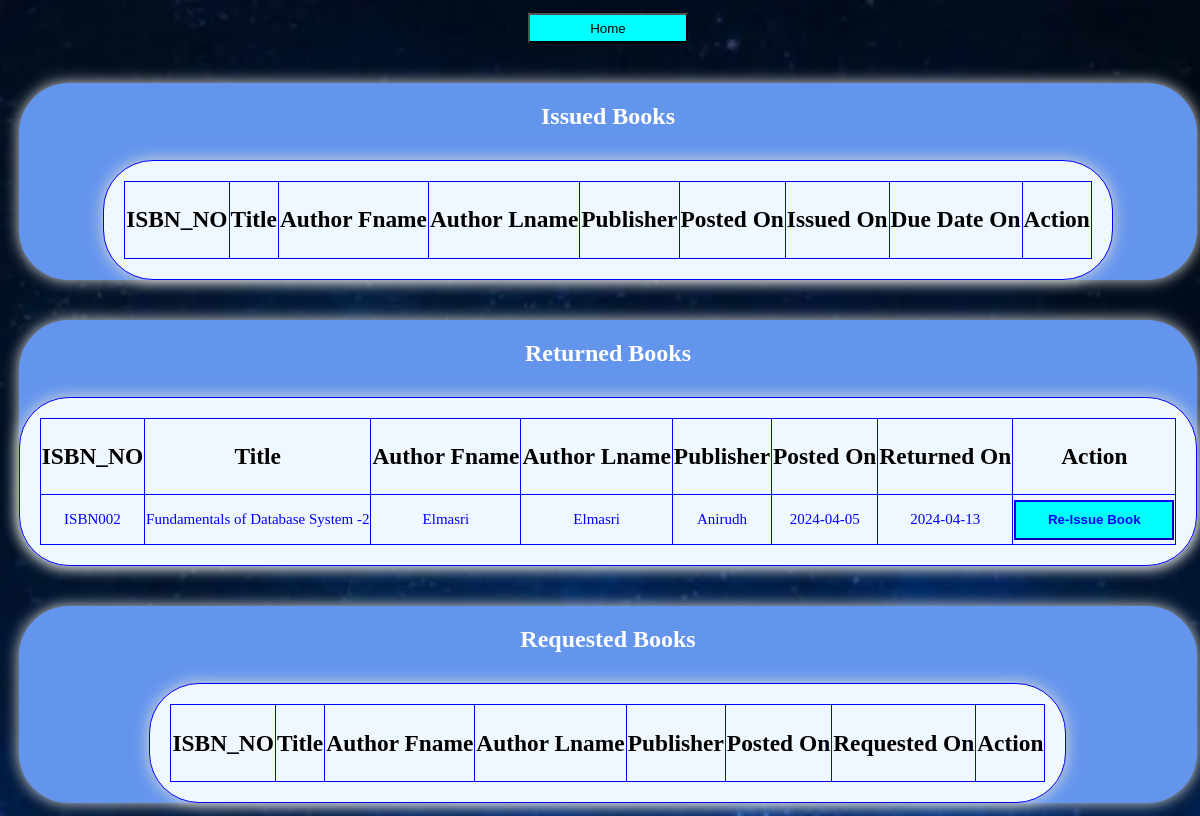
The app's page /my_books/UID001 with its own data.
### application/models.py (models this page shows)
class book_issue(db.Model):
    __tablename__='book_issue'
    id=db.Column(db.VARCHAR,db.ForeignKey(user.user_id),primary_key=True)
    ISBN_no=db.Column(db.VARCHAR,db.ForeignKey(book_catalogue.ISBN_no),primary_key=True)
    doi=db.Column(db.Date)
    count=db.Column(db.Integer)
    request_date=db.Column(db.Date)
    return_date=db.Column(db.Date)
    due_date=db.Column(db.Date)

class book_catalogue(db.Model):
    __tablename__='book_catalogue'
    auth_fname=db.Column(db.VARCHAR,nullable=False)
    auth_lname=db.Column(db.VARCHAR)
    title=db.Column(db.VARCHAR)
    publisher=db.Column(db.VARCHAR)
    year=db.Column(db.VARCHAR)
    ISBN_no=db.Column(db.VARCHAR,primary_key=True)
    section_id=db.Column(db.VARCHAR,db.ForeignKey(section.section_id))
    no_of_pages=db.Column(db.Integer)

### application/user_controllers.py (the view, shortened to what this page needs)
@app.route("/my_books/<string:uid>",methods=['GET','POST'])
def my_books(uid):
    if request.method=='GET':
        bi=db.session.query(book_issue).filter(book_issue.id==uid).all()
        issued={}
        returned={}
        requested={}
        for x in bi:
            if x.doi!=None:
                book=db.session.query(book_catalogue).filter(book_catalogue.ISBN_no==x.ISBN_no).all()
                auth_fname=""
                auth_lname=""
                publisher=""
                title=""
                year=""
                for y in book:
                    auth_fname=y.auth_fname
                    auth_lname=y.auth_lname
                    publisher=y.publisher
                    title=y.title
                    year=y.year
                issued[x.ISBN_no]={}
                issued[x.ISBN_no]["auth_fname"]=auth_fname
                issued[x.ISBN_no]["auth_lname"]=auth_lname
                issued[x.ISBN_no]["title"]=title
                issued[x.ISBN_no]["publisher"]=publisher
                issued[x.ISBN_no]["date"]=year
                issued[x.ISBN_no]["issue_date"]=x.doi
                issued[x.ISBN_no]["due_date"]=x.due_date
            elif x.return_date!=None:
                book=db.session.query(book_catalogue).filter(book_catalogue.ISBN_no==x.ISBN_no).all()
                returned[x.ISBN_no]={}
                auth_fname=""
                auth_lname=""
                publisher=""
                title=""
                year=""
                for y in book:
                    auth_fname=y.auth_fname
                    auth_lname=y.auth_lname
                    publisher=y.publisher
                    title=y.title
                    year=y.year
                returned[x.ISBN_no]["auth_fname"]=auth_fname
                returned[x.ISBN_no]["auth_lname"]=auth_lname
                returned[x.ISBN_no]["title"]=title
                returned[x.ISBN_no]["publisher"]=publisher
                returned[x.ISBN_no]["date"]=year
                returned[x.ISBN_no]["return_date"]=x.return_date
        return render_template("my_books.html",requested=requested,returned=returned,issued=issued,id=uid)

### templates/my_books.html (shortened to what this page needs)
<!DOCTYPE html>
<html lang="en">
<head>
    <link rel="stylesheet" href="../static/CSS/my_books.css">
</head>
<body>
    <div class="row">
        <div class="back">
            <a href="/user_dashboard/{{id}}"><button id="back1">Home</button>
            </a>
        </div>
        <div class="issued">
            <div class="tag">
                <h2>Issued Books</h2>
            </div>
            <div class="row2">
                <table class="row3" border="box" bordercolor=" dark black">
                    <tr>
                        <div class="row4">
                            <th><h3>ISBN_NO</h3></th>
                            <th><h3>Title</h3></th>
                            <th> <h3>Author Fname</h3></th>
                            <th> <h3>Author Lname</h3></th>
                            <th> <h3>Publisher</h3></th>
                            <th> <h3>Posted On</h3></th>
                            <th> <h3>Issued On</h3></th>
                            <th> <h3>Due Date On</h3></th>
                            <th><h3>Action</h3></th>
                        </div>
                    </tr>
                </table>
            </div>
        </div>
        <div class="returned">
            <div class="tag">
                <h2>Returned Books</h2>
            </div>
            <div class="row2">
                <table class="row3" border="box" bordercolor=" dark black">
                    <tr>
                        <div class="row4">
                            <th><h3>ISBN_NO</h3></th>
                            <th><h3>Title</h3></th>
                            <th> <h3>Author Fname</h3></th>
                            <th> <h3>Author Lname</h3></th>
                            <th> <h3>Publisher</h3></th>
                            <th> <h3>Posted On</h3></th>
                            <th> <h3>Returned On</h3></th>
                            <th><h3>Action</h3></th>
                        </div>
                    </tr>
                    {% for x in returned %}
                    <tr>
                        <td><p>{{x}}</p></td>
                        <td><p>{{returned[x]["title"]}}</p></td>
                        <td><p>{{returned[x]["auth_fname"]}}</p></td>
                        <td><p>{{returned[x]["auth_lname"]}}</p></td>
                        <td><p>{{returned[x]["publisher"]}}</p></td>
                        <td><p>{{returned[x]["date"]}}</p></td>
                        <td><p>{{returned[x]["return_date"]}}</p></td>
                        <td>
                            <a href="/re_issue/{{id}}/{{x}}">
                                <button id="add2">Re-Issue Book</button>
                            </a>
                        </td>
                    </tr>
                    {% endfor %}
                </table>
            </div>
        </div>
        <div class="requested">
            <div class="tag">
                <h2>Requested Books</h2>
            </div>
            <div class="row2">
                <table class="row3" border="box" bordercolor=" dark black">
                    <tr>
                        <div class="row4">
                            <th><h3>ISBN_NO</h3></th>
                            <th><h3>Title</h3></th>
                            <th> <h3>Author Fname</h3></th>
                            <th> <h3>Author Lname</h3></th>
                            <th> <h3>Publisher</h3></th>
                            <th> <h3>Posted On</h3></th>
                            <th> <h3>Requested On</h3></th>
                            <th><h3>Action</h3></th>
                        </div>
                    </tr>
                </table>
            </div>
        </div>
    </div>
</body>
</html>

### static/CSS/my_books.css (style rules this page uses)
.row { display: flex; flex-direction: column; justify-content: center; align-items: center; gap: 40px; }
.issued,.requested,.returned { display: flex; flex-direction: column; justify-content: center; align-items: center; box-sizing: border-box; box-shadow: 0 0 15px gainsboro; border-radius: 50px; cursor: pointer; width: 100%; background-color: cornflowerblue; }
body { text-align: center; display:flex; justify-content : center; align-items: center; min-height: 100vh; min-width: 100%; background-image: url('../images/user_dash.webp'); background-repeat: no-repeat; background-size: cover; }
h2 { color: white; }
.row2 { display: flex; flex-direction: column; justify-content: center; align-items: center; gap: 10px; }
.row3 { box-sizing: border-box; box-shadow: 0 0 15px gainsboro; display:flex; gap: 0px; align-items: center; flex-direction: row; background-color: aliceblue; border-radius: 50px; cursor: pointer; font-size: 20px; padding:20px; width: 100%; }
p { color: blue; font-size: 15px; }
.back { display:flex; flex-direction:column; justify-content: center; align-items: center; }
#back1 { background-color: aqua; width:160px; height:30px; }
#add2 { width:160px; height: 40px; color: blue; background-color: aqua; font-weight: bold; border-color: blue; }
table,th,td { border-color: blue; }
table { border-collapse: collapse; }

### records on screen
book_issue: ISBN_no "ISBN002", ISBN_no.title "Fundamentals of Database System -2", ISBN_no.auth_fname "Elmasri", ISBN_no.auth_lname "Elmasri", ISBN_no.publisher "Anirudh", ISBN_no.year "2024-04-05", ISBN_no+return_date "2024-04-13"
